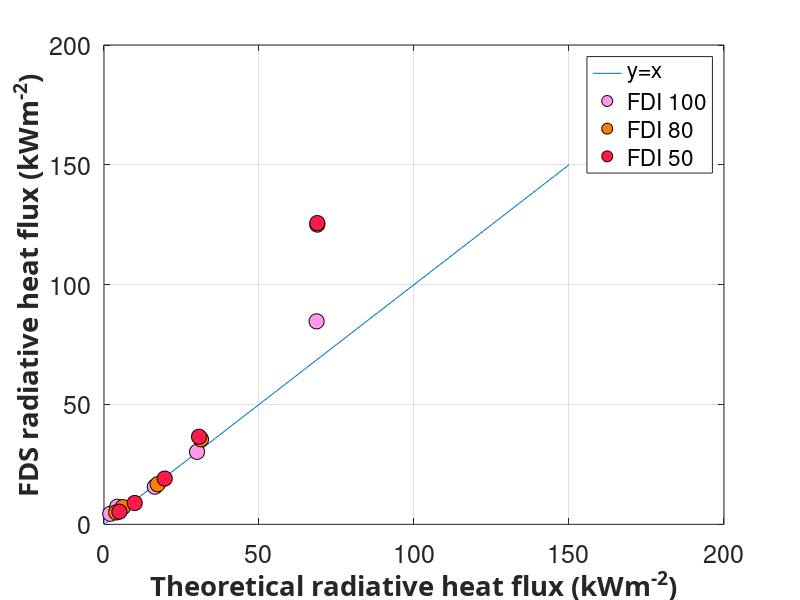

MATLAB code to generate this figure:
clear;
close all;
%AS3959 theoretical and simulated radiative heat flux comparison .

Theoretical_RHF_FFDI100 = [2.02 4.28 16.4 30.01 68.58];
Theoretical_RHF_FFDI80 = [3.92 6.12 17.31 31.29 68.81];
Theoretical_RHF_FFDI50 = [4.96 9.90 19.58 30.65 68.81];

Simulated_RHF_FFDI100 = [4.39	7.34	15.69	30.24	84.70];
Simulated_RHF_FFDI80 = [4.98	7.18	16.72	35.47	125.07];
Simulated_RHF_FFDI50 = [5.28	8.90	19.09	36.54	125.70];

x = [0:5:150];
y = x;
plot(x, y)

hold on;
plot(Theoretical_RHF_FFDI100,Simulated_RHF_FFDI100,'o','MarkerSize',11,'MarkerEdgeColor','black','MarkerFaceColor',[1 .6 .9]);
plot(Theoretical_RHF_FFDI80,Simulated_RHF_FFDI80,'o','MarkerSize',11,'MarkerEdgeColor','black','MarkerFaceColor',[1 .5 0]);
plot(Theoretical_RHF_FFDI50,Simulated_RHF_FFDI50,'o','MarkerSize',11,'MarkerEdgeColor','black','MarkerFaceColor',[1 .1 .3]);



grid on;


box on
xtickangle(0)
xlabel('Theoretical radiative heat flux (kWm^{-2})','FontWeight','bold','FontSize',20,...
    'FontName','Calibri');
ylabel('FDS radiative heat flux (kWm^{-2})','FontWeight','bold','FontSize',20,...
    'FontName','Calibri');

set(gca,'fontsize',18);

legend('y=x','FDI 100','FDI 80','FDI 50')